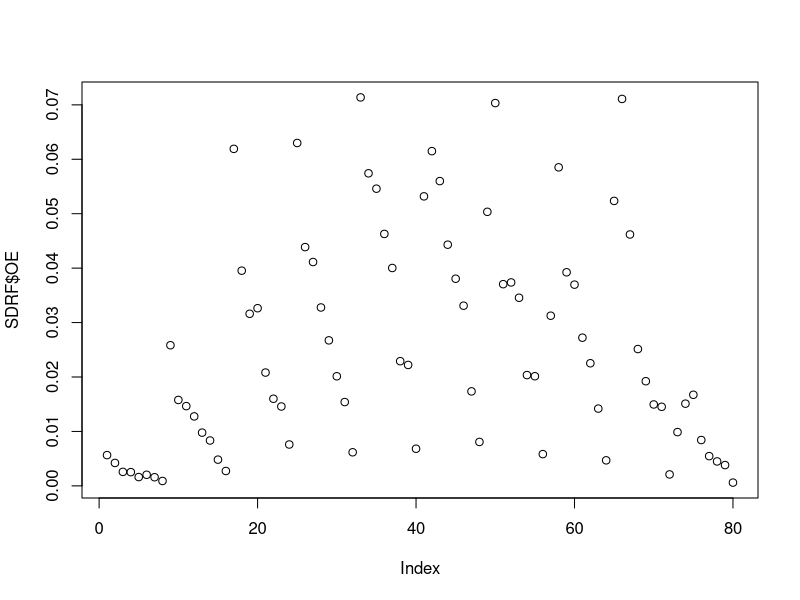
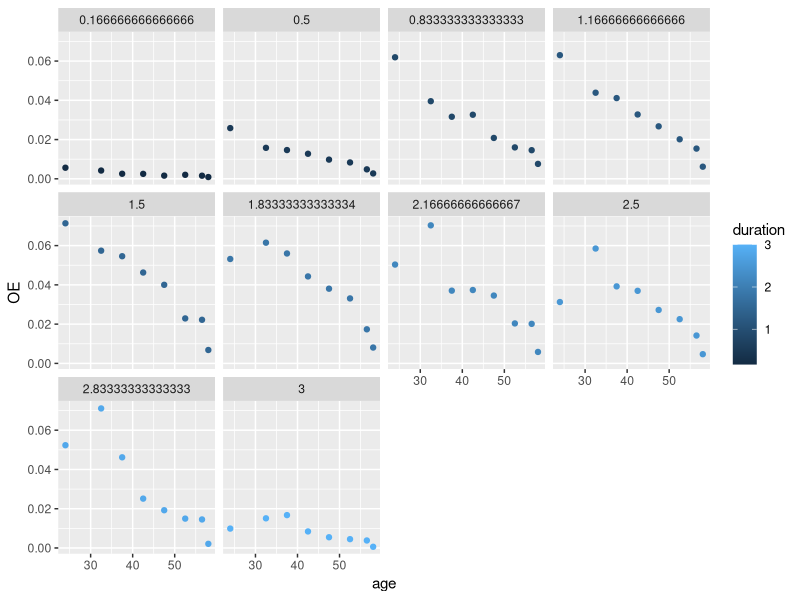
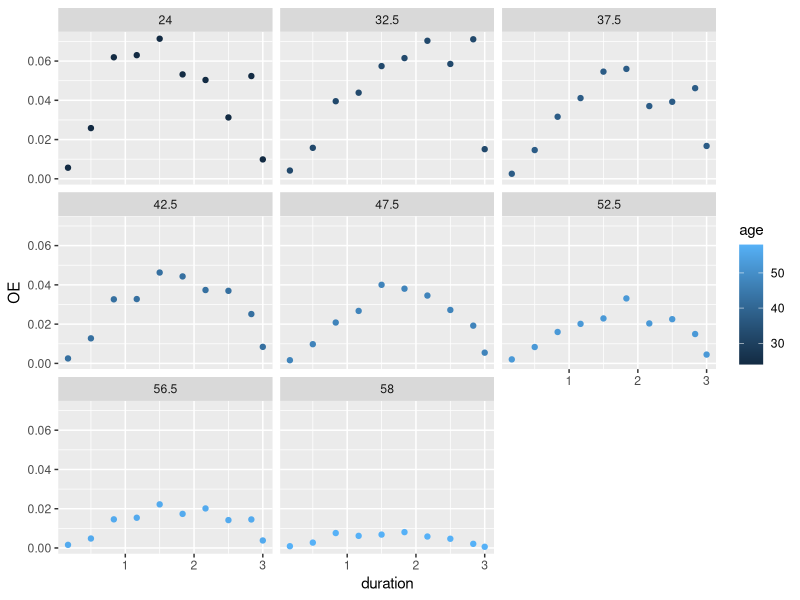
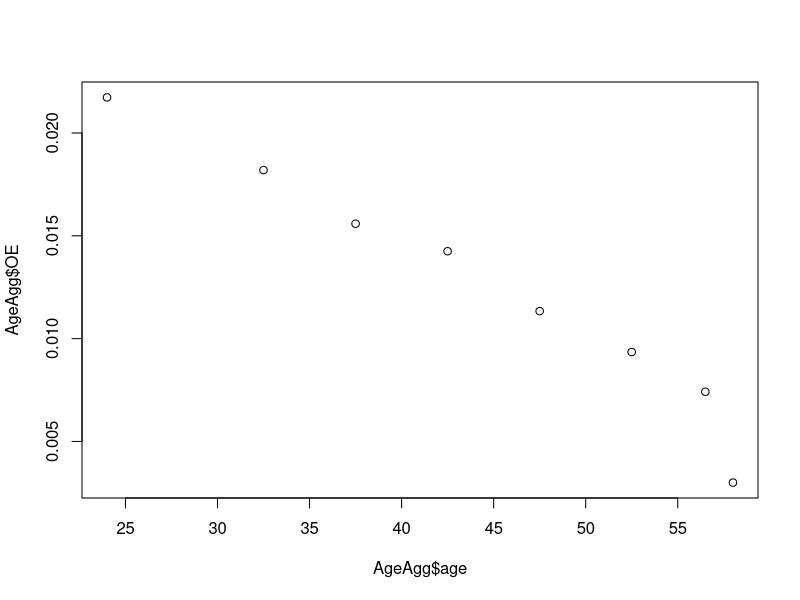
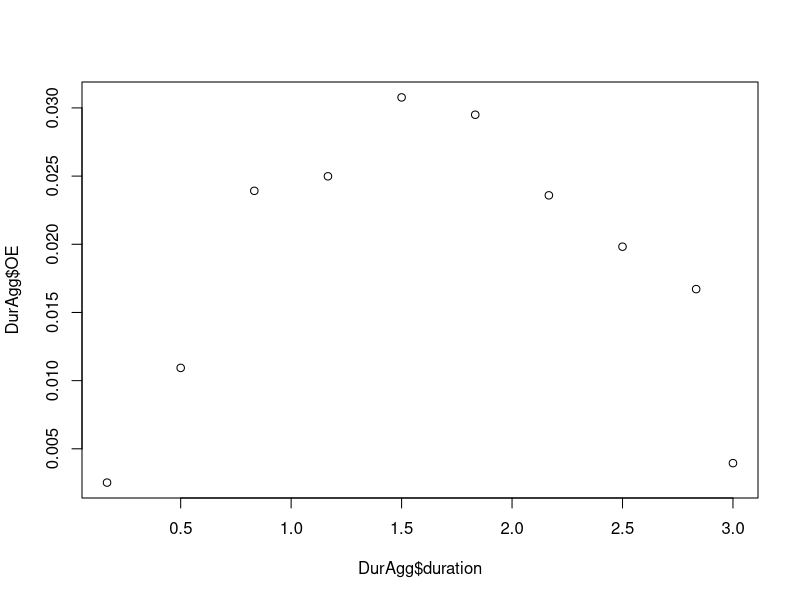
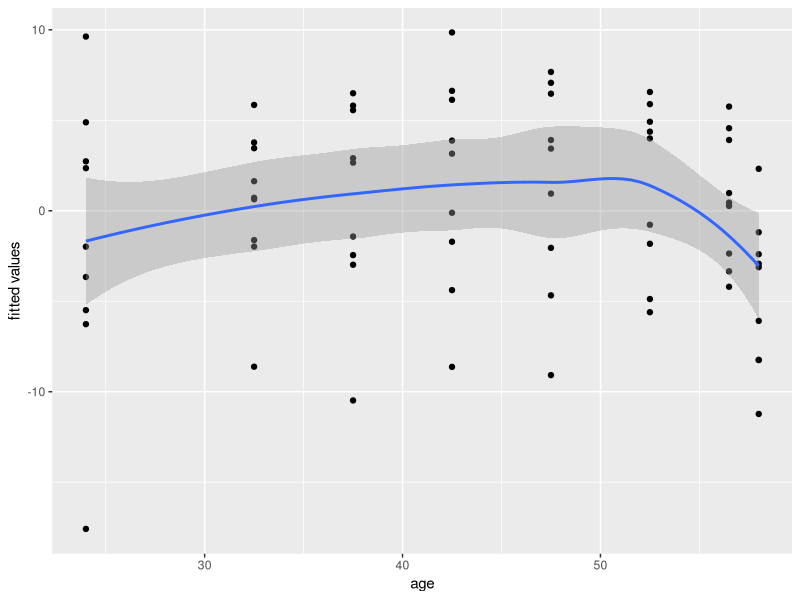
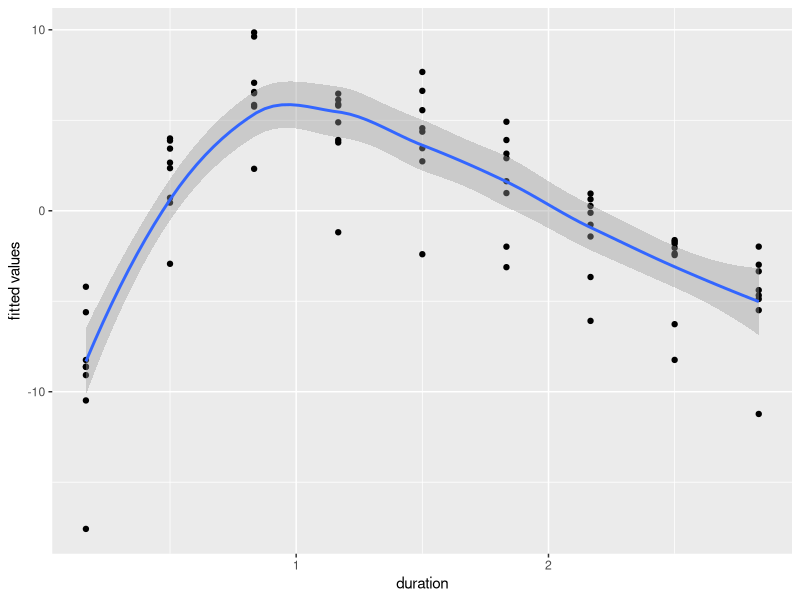
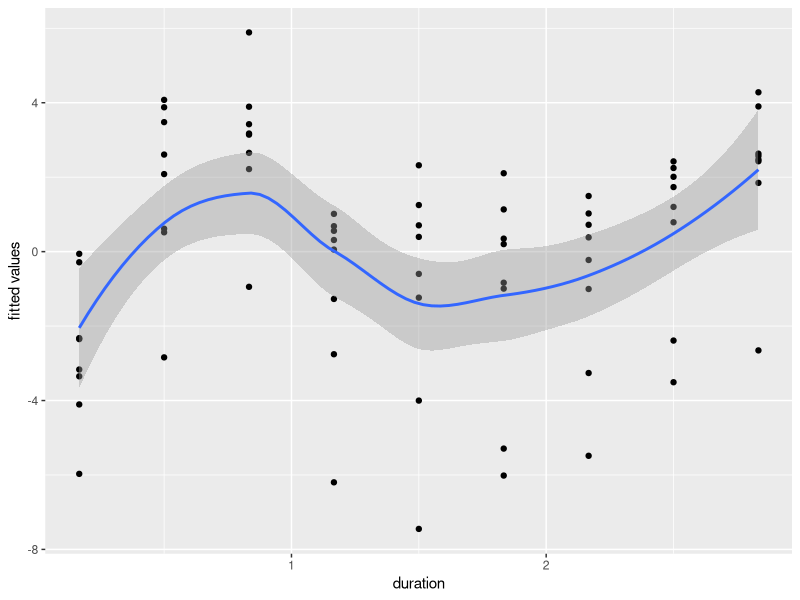

Write R code to recreate these figures, in order. (Note: this script raises an error after producing the figures.)
library(readr)
library(tidyverse)
library(ggplot2)
library(dplyr)
library(stats)
library(splines)
library(hexbin)
SDRF <- read_csv("Data/SD/SDRF.csv")
SDRF$OE<-SDRF$O/SDRF$E
midpointsage<-c((unique(SDRF$age)[-1]+unique(SDRF$age)[-length(unique(SDRF$age))])/2,unique(SDRF$age)[length(unique(SDRF$age))])
SDRF$age<-midpointsage[match(SDRF$age, unique(SDRF$age))]
midpointsduration<-c((unique(SDRF$duration)[-1]+unique(SDRF$duration)[-length(unique(SDRF$duration))])/2,unique(SDRF$duration)[length(unique(SDRF$duration))])
SDRF$duration<-midpointsduration[match(SDRF$duration, unique(SDRF$duration))]

#PLot af OE rater
plot(SDRF$OE)

ggplot(SDRF, aes(x = age, y=OE)) +
  geom_point(aes(color = duration))+
  facet_wrap(~ duration)

ggplot(SDRF, aes(x = duration, y=OE)) +
  geom_point(aes(color = age))+
  facet_wrap(~ age)

AgeAgg <- SDRF %>% 
  group_by(age) %>% 
  summarise(expoAgg = sum(E), occAgg=sum(O)) %>%
  mutate(OE = occAgg/expoAgg)

plot(AgeAgg$age,AgeAgg$OE)

DurAgg <- SDRF %>% 
  group_by(duration) %>% 
  summarise(expoAgg = sum(E), occAgg=sum(O)) %>%
  mutate(OE = occAgg/expoAgg)

plot(DurAgg$duration,DurAgg$OE)

#Model fit
residplotage<-function(model){qplot(SDRF$age, .stdresid,data = model)+
    geom_smooth(method = "loess", size = 1, formula = y ~ x) +
    xlab("age") +
    ylab("fitted values")}

residplotduration<-function(model){qplot(SDRF$duration, .stdresid,data = model)+
    geom_smooth(method = "loess", size = 1, formula = y ~ x) +
    xlab("duration") +
    ylab("fitted values")}

#fjerner sidste datapunkt for duration
SDRF<-SDRF[SDRF$duration!=unique(SDRF$duration)[length(unique(SDRF$duration))],]

#Simpel additiv model
modeladd<-glm(O~age+duration+offset(log(E)),family = poisson(link="log"),data=SDRF)
summary(modeladd)

residplotage(modeladd)
residplotduration(modeladd)
AIC(modeladd)

#Tilføjer potensled
modelp2<-glm(O~age+duration+I(duration^2)+offset(log(E)),family = poisson(link="log"),data=SDRF)
summary(modelp2)
AIC(modelp2)
BIC(modelp2)
deviance(modelp2)
modelp3<-glm(O~age+duration+I(duration^2)+I(duration^3)+offset(log(E)),family = poisson(link="log"),data=SDRF)
summary(modelp3)
AIC(modelp3)
BIC(modelp3)
deviance(modelp3)

#tilføjer ortogonale polynomier på duration
modelpoly2<-glm(O~age+poly(duration,2)+offset(log(E)),family = poisson(link="log"),data=SDRF)
residplotduration(modelpoly2)
AIC(modelpoly2)
modelpoly3<-glm(O~age+poly(duration,3)+offset(log(E)),family = poisson(link="log"),data=SDRF)
summary(modelpoly3)
residplotduration(modelpoly3)
AIC(modelpoly3)
modelpoly4<-glm(O~age+poly(duration,4)+offset(log(E)),family = poisson(link="log"),data=SDRF)
summary(modelpoly4)
residplotduration(modelpoly4)
AIC(modelpoly4)
modelpoly5<-glm(O~age+poly(duration,5)+offset(log(E)),family = poisson(link="log"),data=SDRF)
summary(modelpoly5)
residplotduration(modelpoly5)
AIC(modelpoly5)


#Tilføljer poly på age også
modelpoly42<-glm(O~poly(age,2)+poly(duration,4)+offset(log(E)),family = poisson(link="log"),data=SDRF)
residplotduration(modelpoly42)
AIC(modelpoly42)

modelpoly43<-glm(O~poly(age,3)+poly(duration,4)+offset(log(E)),family = poisson(link="log"),data=SDRF)
residplotduration(modelpoly43)
AIC(modelpoly43)

modelpoly44<-glm(O~poly(age,4)+poly(duration,4)+offset(log(E)),family = poisson(link="log"),data=SDRF)
residplotduration(modelpoly44)
AIC(modelpoly44)

modelpoly45<-glm(O~poly(age,5)+poly(duration,4)+offset(log(E)),family = poisson(link="log"),data=SDRF)
residplotduration(modelpoly45)
AIC(modelpoly45)

modelpoly46<-glm(O~poly(age,6)+poly(duration,4)+offset(log(E)),family = poisson(link="log"),data=SDRF)
residplotduration(modelpoly46)
AIC(modelpoly46)

modelpoly47<-glm(O~poly(age,7)+poly(duration,4)+offset(log(E)),family = poisson(link="log"),data=SDRF)
residplotduration(modelpoly47)
AIC(modelpoly47)

modelpoly33<-glm(O~poly(age,3)+poly(duration,3)+offset(log(E)),family = poisson(link="log"),data=SDRF)
AIC(modelpoly33)

#Tilføjer splines på duration
modelns2<-glm(O~age+ns(duration,2)+offset(log(E)),family = poisson(link="log"),data=SDRF)
residplotduration(modelns2)
AIC(modelns2)
modelns3<-glm(O~age+ns(duration,3)+offset(log(E)),family = poisson(link="log"),data=SDRF)
residplotduration(modelns3)
AIC(modelns3)
#vælger knuderne ved 2 måneder og 5.5 måneder (samme antal som ovenfor)
modelns3v2<-glm(O~age+ns(duration, knots = c(2/12,5.5/12))+offset(log(E)),family = poisson(link="log"),data=SDRF)
summary(modelns3v2)
residplotduration(modelns3v2)
AIC(modelns3v2)
BIC(modelns3v2)
deviance(modelns3v2)

modelns4<-glm(O~age+ns(duration,4)+offset(log(E)),family = poisson(link="log"),data=SDRF)
residplotduration(modelns4)
AIC(modelns4)


modelns5<-glm(O~age+ns(duration,5)+offset(log(E)),family = poisson(link="log"),data=SDRF)
residplotduration(modelns5)
AIC(modelns5)

modelns8<-glm(O~age+ns(duration,8)+offset(log(E)),family = poisson(link="log"),data=SDRF)
residplotduration(modelns8)
AIC(modelns8)

deviance(modelns8)
modelns9<-glm(O~age+ns(duration,9)+offset(log(E)),family = poisson(link="log"),data=SDRF)
summary(modelns9)
residplotduration(modelns9)
AIC(modelns9)
BIC(modelns9)
deviance(modelns9)

#Tilføjer splines på age også
modelns82<-glm(O~ns(age,2)+ns(duration,8)+offset(log(E)),family = poisson(link="log"),data=SDRF)
summary(modelns82)
residplotduration(modelns82)
AIC(modelns82)
BIC(modelns82)
deviance(modelns82)

modelns84<-glm(O~ns(age,4)+ns(duration,8)+offset(log(E)),family = poisson(link="log"),data=SDRF)
summary(modelns84)
residplotduration(modelns84)
AIC(modelns84)
BIC(modelns84)
deviance(modelns84)

modelns86<-glm(O~ns(age,6)+ns(duration,8)+offset(log(E)),family = poisson(link="log"),data=SDRF)
summary(modelns86)
residplotduration(modelns86)
AIC(modelns86)
BIC(modelns86)
deviance(modelns86)

modelns87<-glm(O~ns(age,7)+ns(duration,8)+offset(log(E)),family = poisson(link="log"),data=SDRF)
summary(modelns87)
residplotduration(modelns87)
AIC(modelns87)
BIC(modelns87)
deviance(modelns87)

#Andre ikke lineære transformationer
#sinus
modelsin<-glm(O~age+sin(duration)+offset(log(E)),family = poisson(link="log"),data=SDRF)
summary(modelsin)
residplotduration(modelsin)
AIC(modelsin)
BIC(modelsin)
deviance(modelsin)

modelsin2<-glm(O~sin(age)+sin(duration)+offset(log(E)),family = poisson(link="log"),data=SDRF)
summary(modelsin2)
AIC(modelsin2)
BIC(modelsin2)
deviance(modelsin2)

#log
modelsin<-glm(O~log(age)+duration+offset(log(E)),family = poisson(link="log"),data=SDRF)
summary(modellog)
AIC(modellog)
BIC(modellog)
deviance(modellog)
#Kan ikke tage log på duration da vi har 0 værdier

#indikator funktion
modeladdind<-glm(O~age+duration+I((duration > 2/12))+offset(log(E)),family = poisson(link="log"),data=SDRF)
summary(modeladdind)
AIC(modeladdind)
BIC(modeladdind)
deviance(modeladdind)

#indikator ved 8. uge da man skal have haft samtale med kommunen her
modelind<-glm(O~age+I((duration > 2/12))+offset(log(E)),family = poisson(link="log"),data=SDRF)
summary(modelind)
AIC(modelind)
BIC(modelind)
deviance(modelind)

#indikator ved 5.5 måned, da det som udgangspunkt er maks tid på SD
modelind2<-glm(O~age+I((duration > 2/12))+I((duration > 5.5/12))+offset(log(E)),family = poisson(link="log"),data=SDRF)
summary(modelind2)
AIC(modelind2)
BIC(modelind2)
deviance(modelind2)

modelind2ns6<-glm(O~ns(age,6)+I((duration > 2/12))+I((duration > 5.5/12))+offset(log(E)),family = poisson(link="log"),data=SDRF)
summary(modelind2ns6)
AIC(modelind2ns6)
BIC(modelind2ns6)
deviance(modelind2ns6)

modelind2ns68<-glm(O~ns(age,6)+ns(duration,8)+I((duration > 2/12))+I((duration > 5.5/12))+offset(log(E)),family = poisson(link="log"),data=SDRF)
summary(modelind2ns68)
AIC(modelind2ns68)
BIC(modelind2ns68)
deviance(modelind2ns68)